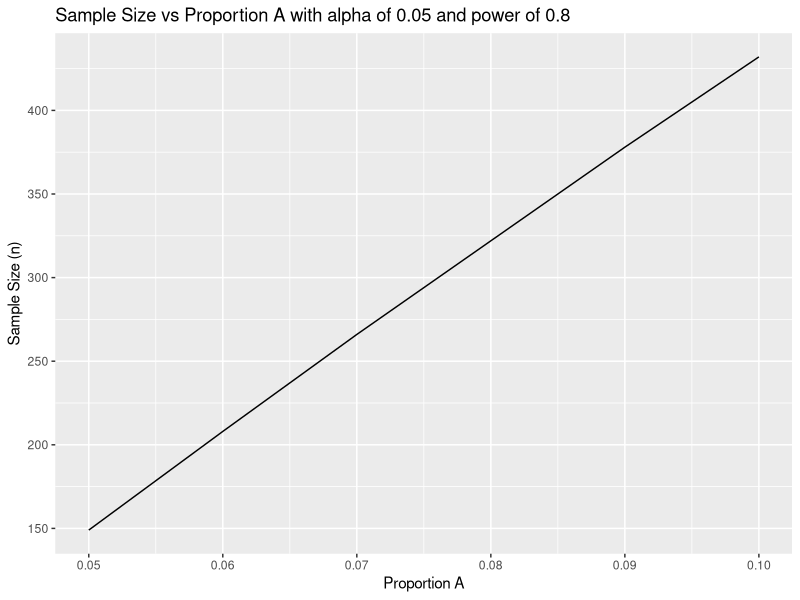
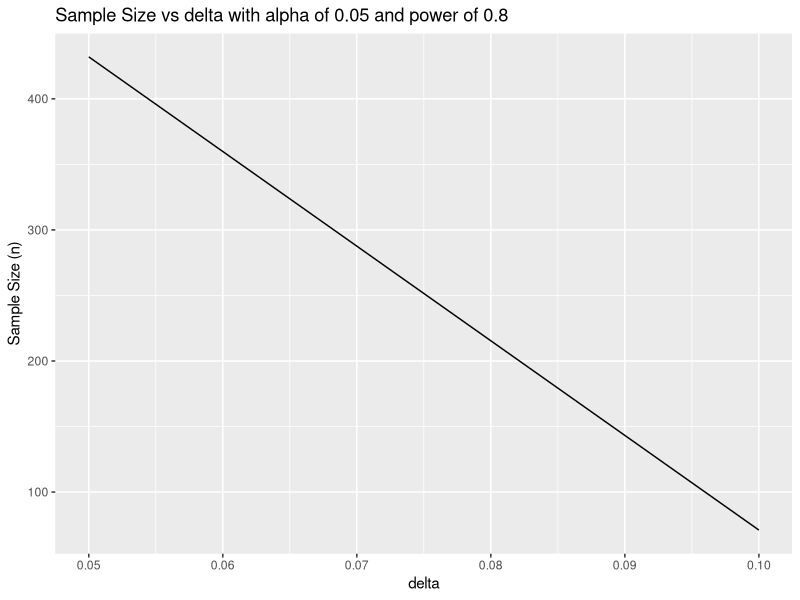
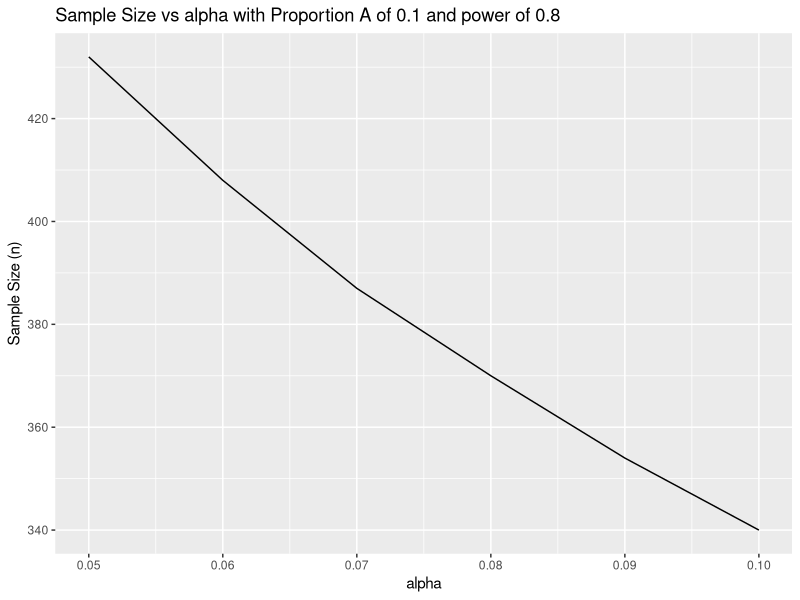
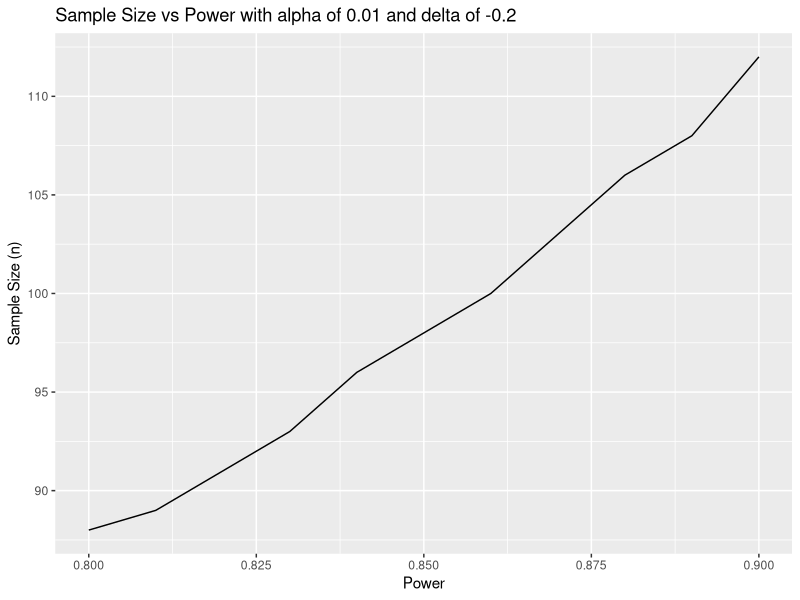

The R script that drew these images, in order: (Note: this script raises an error after producing the figures.)
library(tidyverse)

sample_size_proportion <- function(p1, delta, alpha, power){
  p2 = p1 - delta
  p1 = p2 + delta
  
  if(length(c(p1, delta, alpha, power))==4){
  z_alpha_beta = (qnorm(alpha/2, lower.tail = F) + qnorm(1 - power, lower.tail = F))^2
  n = round(z_alpha_beta * (p1*(1-p1) + p2*(1-p2)) / (p1-p2)^2)
  print(paste("The sample size for a two-sample Z-test of proportions is", n))
  }
  
  else{
    
    for(i in 1:4){
      if(length(list(p1, delta, alpha, power)[[i]]) > 1){
        multiple = i
      }
    }
    
    parameters = c("p1", "delta", "alpha", "power")
    
    print(paste("You have selected multiple values for", parameters[multiple], ":",
                paste(list(p1, delta, alpha, power)[[multiple]], collapse = ", ")))
    
    n = c()
    
     if(parameters[multiple]=="p1"){
       p1 = seq(p1[1], p1[2], .01)
       p2 = p1 - delta
       
       
      for(i in 1:length(p1)){
        z_alpha_beta = (qnorm(alpha/2, lower.tail = F) + qnorm(1 - power, lower.tail = F))^2
        n[i] = round(z_alpha_beta * (p1[i]*(1-p1[i]) + p2[i]*(1-p2[i])) / (p1[i]-p2[i])^2)
       
      print(paste("For p1 of", p1[i], "the sample size is", n[i]))
       

          
      }
       data = data_frame(n,p1)
       ggplot(data, aes(x=p1, y=n)) + geom_line() +
         ggtitle(paste('Sample Size vs Proportion A with alpha of',
                       alpha, 'and power of', power)) +
         xlab("Proportion A") + ylab("Sample Size (n)")
       
         
    }
    
    
    else if(parameters[multiple]=="delta"){
      
      p2 = p1 - delta
      p1 = p2 + delta
      
      for(i in 1:length(delta)){
        z_alpha_beta = (qnorm(alpha/2, lower.tail = F) + qnorm(1 - power, lower.tail = F))^2
        n[i] = round(z_alpha_beta * (p1[i]*(1-p1[i]) + p2[i]*(1-p2[i])) / (p1[i]-p2[i])^2)
        print(paste("For delta of", p1[i] - p2[i], "the sample size is", n[i]))
      }
      
      
      data = data_frame(n,delta)
      ggplot(data, aes(x=delta, y=n)) + geom_line() +
        ggtitle(paste('Sample Size vs delta with alpha of',
                      alpha, 'and power of', power)) +
        xlab("delta") + ylab("Sample Size (n)")
    }
    
    
    else if(parameters[multiple]=="alpha"){
      alpha = seq(alpha[1], alpha[2], .01)
      for(i in 1:length(alpha)){
    z_alpha_beta = (qnorm(alpha[i]/2, lower.tail = F) + qnorm(1 - power, lower.tail = F))^2
    n[i] = round(z_alpha_beta * (p1*(1-p1) + p2*(1-p2)) / (p1-p2)^2)
    print(paste("For alpha of", alpha[i], ", the sample size is", n[i]))
      }
      
      data = data_frame(n,alpha)
      ggplot(data, aes(x=alpha, y=n)) + geom_line() +
        ggtitle(paste('Sample Size vs alpha with Proportion A of',
                      p1, 'and power of', power)) +
        xlab("alpha") + ylab("Sample Size (n)")
      
    }
    
    
    else if(parameters[multiple]=="power"){
      power = seq(power[1], power[2], .01)
      
      for(i in 1:length(power)){
        z_alpha_beta = (qnorm(alpha/2, lower.tail = F) + qnorm(1 - power[i], lower.tail = F))^2
        n[i] = round(z_alpha_beta * (p1*(1-p1) + p2*(1-p2)) / (p1-p2)^2)
        print(paste("For power of", power[i], "the sample size is", n[i]))
      }
      
      data = data_frame(n,power)
      ggplot(data, aes(x=power, y=n)) + geom_line() +
        ggtitle(paste('Sample Size vs Power with alpha of',
                      alpha, 'and delta of', p2 - p1)) +
        xlab("Power") + ylab("Sample Size (n)")
      
      
      
    }
    
    
    
  
  }
}

sample_size_proportion(p1 = 0.1,delta =  .05, alpha = .05, power = .8)
sample_size_proportion(p1 = c(.05, .1),delta =  .05, alpha = .05, power = .8)
sample_size_proportion(p1 = .1,delta =  c(.05,.1), alpha = .05, power = .8)
sample_size_proportion(p1 = .1,delta =  .05, alpha = c(.05, .1), power = .8)
sample_size_proportion(p1 = .3, delta =  .2, alpha = .01, power = c(.8,.9))


power = seq(.1, .9, .01)
p1 = .1
p2 = .02
for(i in 1:length(power)){
  z_alpha_beta = (qnorm(alpha/2, lower.tail = F) + qnorm(1 - power[i], lower.tail = F))^2
  n[i] = round(z_alpha_beta * (p1*(1-p1) + p2*(1-p2)) / (p1-p2)^2)
  print(paste("For power of", power[i], "the sample size is", n[i]))
}

data = data_frame(n,power)
ggplot(data, aes(x=power, y=n)) + geom_smooth(se = F) +
  ggtitle(paste('Sample Size vs Power with alpha of',
                alpha, 'and delta of', p2 - p1)) +
  xlab("Power") + ylab("Sample Size (n)")
